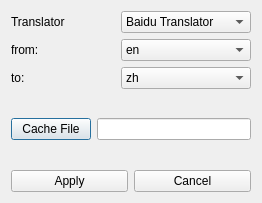
<?xml version="1.0" encoding="UTF-8"?>
<ui version="4.0">
 <class>TranslatorDialog</class>
 <widget class="QDialog" name="TranslatorDialog">
  <property name="geometry">
   <rect>
    <x>0</x>
    <y>0</y>
    <width>262</width>
    <height>203</height>
   </rect>
  </property>
  <property name="windowTitle">
   <string>Dialog</string>
  </property>
  <layout class="QGridLayout" name="gridLayout">
   <item row="0" column="0">
    <layout class="QVBoxLayout" name="verticalLayout_3">
     <item>
      <layout class="QHBoxLayout" name="horizontalLayout">
       <item>
        <layout class="QVBoxLayout" name="verticalLayout">
         <item>
          <widget class="QLabel" name="label_3">
           <property name="text">
            <string>Translator</string>
           </property>
          </widget>
         </item>
         <item>
          <widget class="QLabel" name="label">
           <property name="text">
            <string>from:</string>
           </property>
          </widget>
         </item>
         <item>
          <widget class="QLabel" name="label_2">
           <property name="text">
            <string>to:</string>
           </property>
          </widget>
         </item>
        </layout>
       </item>
       <item>
        <spacer name="horizontalSpacer_5">
         <property name="orientation">
          <enum>Qt::Horizontal</enum>
         </property>
         <property name="sizeHint" stdset="0">
          <size>
           <width>40</width>
           <height>20</height>
          </size>
         </property>
        </spacer>
       </item>
       <item>
        <layout class="QVBoxLayout" name="verticalLayout_2">
         <item>
          <widget class="QComboBox" name="comboBoxSite">
           <item>
            <property name="text">
             <string>Baidu Translator</string>
            </property>
           </item>
           <item>
            <property name="text">
             <string>Yandex Translator</string>
            </property>
           </item>
          </widget>
         </item>
         <item>
          <widget class="QComboBox" name="comboBoxSourceLang">
           <property name="currentIndex">
            <number>0</number>
           </property>
           <item>
            <property name="text">
             <string>en</string>
            </property>
           </item>
           <item>
            <property name="text">
             <string>auto</string>
            </property>
           </item>
          </widget>
         </item>
         <item>
          <widget class="QComboBox" name="comboBoxTargetLang">
           <item>
            <property name="text">
             <string>zh</string>
            </property>
           </item>
           <item>
            <property name="text">
             <string>jp</string>
            </property>
           </item>
           <item>
            <property name="text">
             <string>de</string>
            </property>
           </item>
           <item>
            <property name="text">
             <string>ja</string>
            </property>
           </item>
           <item>
            <property name="text">
             <string>fr</string>
            </property>
           </item>
          </widget>
         </item>
        </layout>
       </item>
      </layout>
     </item>
     <item>
      <spacer name="verticalSpacer">
       <property name="orientation">
        <enum>Qt::Vertical</enum>
       </property>
       <property name="sizeHint" stdset="0">
        <size>
         <width>20</width>
         <height>40</height>
        </size>
       </property>
      </spacer>
     </item>
     <item>
      <layout class="QHBoxLayout" name="horizontalLayout_3">
       <item>
        <widget class="QPushButton" name="selectCacheFileBtn">
         <property name="text">
          <string>Cache File</string>
         </property>
        </widget>
       </item>
       <item>
        <widget class="QLineEdit" name="cacheFileLineEdit"/>
       </item>
      </layout>
     </item>
     <item>
      <spacer name="verticalSpacer_2">
       <property name="orientation">
        <enum>Qt::Vertical</enum>
       </property>
       <property name="sizeHint" stdset="0">
        <size>
         <width>20</width>
         <height>40</height>
        </size>
       </property>
      </spacer>
     </item>
     <item>
      <layout class="QHBoxLayout" name="horizontalLayout_2">
       <item>
        <widget class="QPushButton" name="applyButton">
         <property name="text">
          <string>Apply</string>
         </property>
        </widget>
       </item>
       <item>
        <widget class="QPushButton" name="cancelButton">
         <property name="text">
          <string>Cancel</string>
         </property>
        </widget>
       </item>
      </layout>
     </item>
    </layout>
   </item>
  </layout>
 </widget>
 <resources/>
 <connections/>
</ui>
